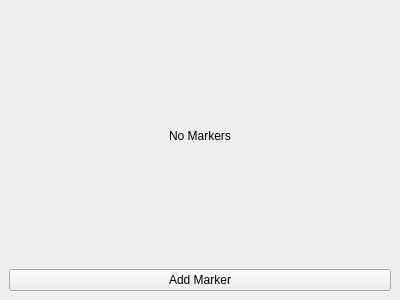
<?xml version="1.0" encoding="UTF-8"?>
<ui version="4.0">
 <class>MarkerDockwidget</class>
 <widget class="QDockWidget" name="MarkerDockwidget">
  <property name="geometry">
   <rect>
    <x>0</x>
    <y>0</y>
    <width>400</width>
    <height>300</height>
   </rect>
  </property>
  <property name="allowedAreas">
   <set>Qt::NoDockWidgetArea</set>
  </property>
  <property name="windowTitle">
   <string>Markers</string>
  </property>
  <widget class="QWidget" name="Markers">
   <property name="sizePolicy">
    <sizepolicy hsizetype="MinimumExpanding" vsizetype="MinimumExpanding">
     <horstretch>0</horstretch>
     <verstretch>0</verstretch>
    </sizepolicy>
   </property>
   <layout class="QVBoxLayout" name="verticalLayout">
    <item alignment="Qt::AlignHCenter|Qt::AlignVCenter">
     <widget class="QLabel" name="label">
      <property name="text">
       <string>No Markers</string>
      </property>
     </widget>
    </item>
    <item>
     <widget class="QPushButton" name="pushButton">
      <property name="text">
       <string>Add Marker</string>
      </property>
     </widget>
    </item>
   </layout>
  </widget>
 </widget>
 <resources/>
 <connections/>
</ui>
